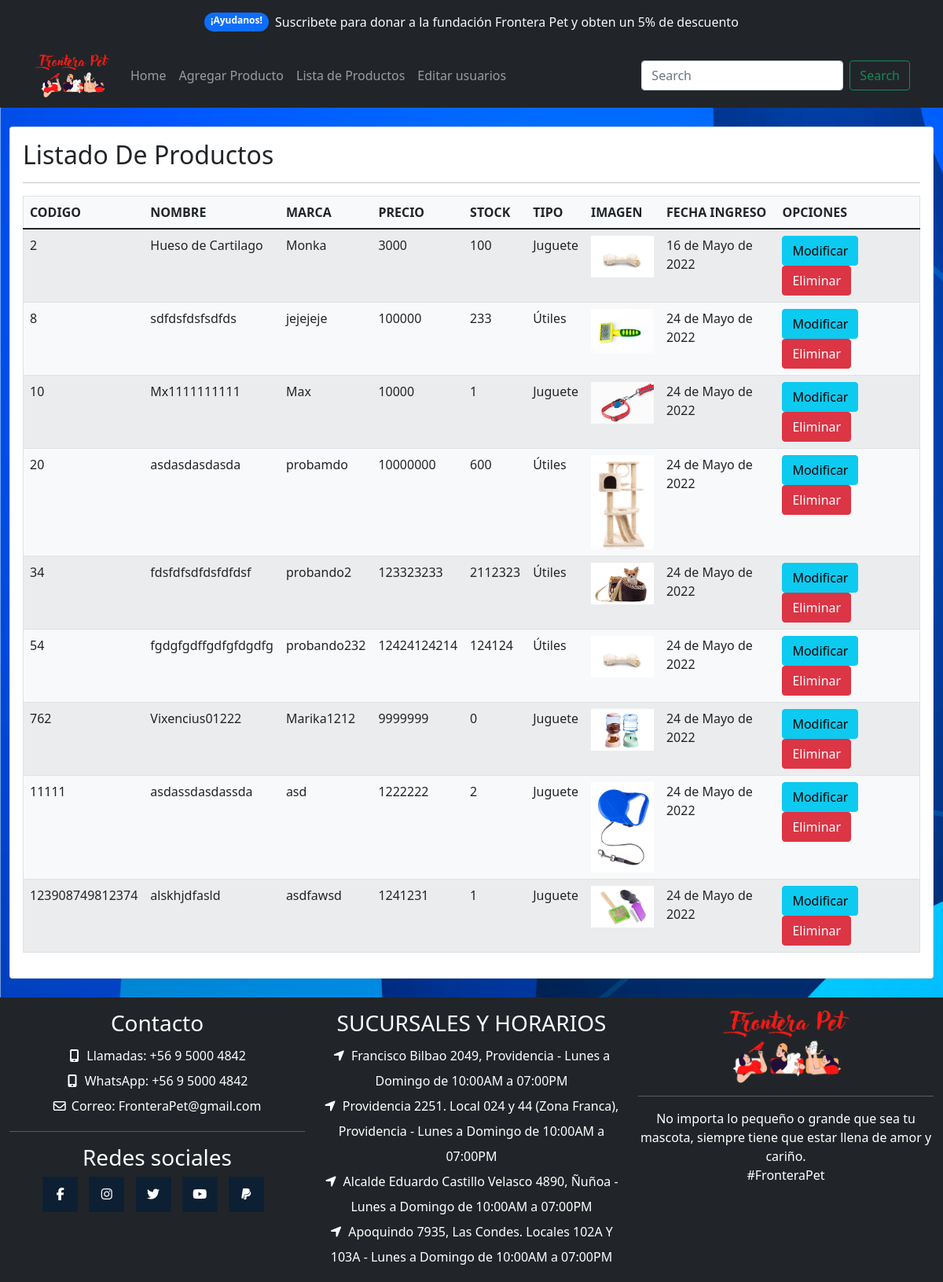
Before: /listarProductos/ (signed in) with the older database file.
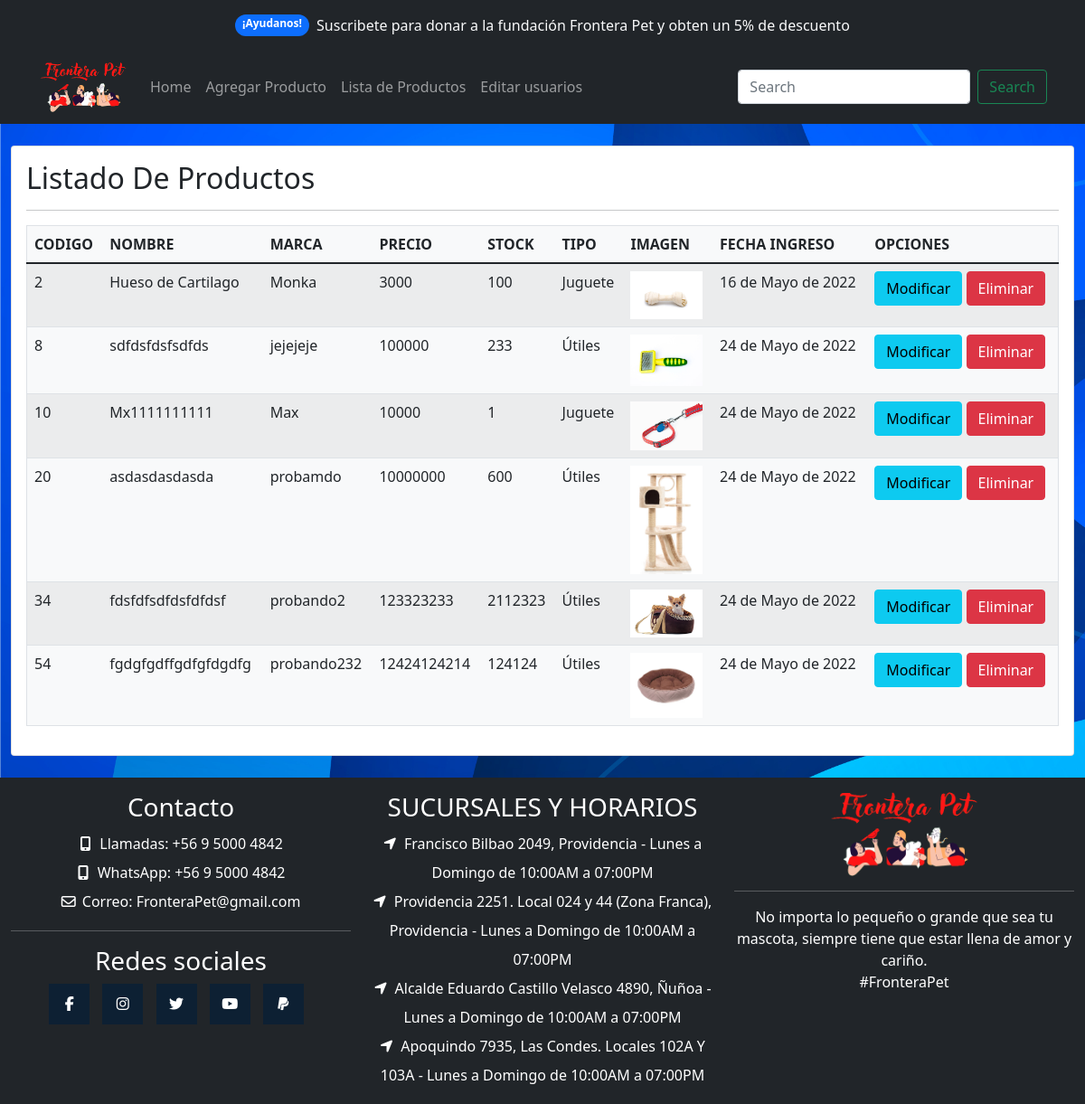
After: the same page with the newer database file.
### app/models.py (models this page shows, shortened)
class Producto(models.Model):
    codigo = models.IntegerField(null=False,primary_key=True)
    nombre = models.CharField(max_length=60)
    marca = models.CharField(max_length=60)
    precio = models.IntegerField()
    stock = models.IntegerField()
    tipo = models.ForeignKey(TipoProducto, on_delete=models.CASCADE)
    imagen = models.ImageField(upload_to="productos", null=True)
    created_at = models.DateField(auto_now_add=True)
    update_at = models.DateField(auto_now=True)
    class Meta:
        db_table = 'db_Producto'

class TipoProducto(models.Model):
    tipo = models.CharField(max_length=60)
    def __str__(self):
        return self.tipo
    class Meta:
        db_table = 'db_tipo_Producto'

### app/views.py (the view)
# urls.py: path('listarProductos/', listarProductos, name='listarProductos'),
@permission_required('app.view_producto')
def listarProductos(request):
    productosAll = Producto.objects.all()
    datos = {
        'listaProductos' : productosAll
    }
    return render(request, 'app/productos/listarProductos.html', datos)

### app/templates/app/productos/listarProductos.html (shortened to what this page needs)
{% extends 'app/base_admin.html' %}
{% load static %}
{% load humanize %}
{% block contenido %}
<section class="py-4  osahan-main-body">
    <div class="container-fluid">
        <div class="row">
            <div class="col-lg-12">
                <div class="card">
                    <div class="card-body">
                        <h2>Listado De Productos</h2>
                        <hr>
                        <table class="table table-condensed table-hover table-striped table-responsive-sm bg-light border">
                            <thead>
                                <tr>
                                    <th>CODIGO</th>
                                    <th>NOMBRE</th>
                                    <th>MARCA</th>
                                    <th>PRECIO</th>
                                    <th>STOCK</th>
                                    <th>TIPO</th>
                                    <th>IMAGEN</th>
                                    <th>FECHA INGRESO</th>
                                    <th>OPCIONES</th>
                                </tr>
                            </thead>
                            <tbody>
                                {% for aux in listaProductos %}
                                <tr>
                                    <td scope="row">{{ aux.codigo }}</td>
                                    <td>{{ aux.nombre }}</td>
                                    <td>{{ aux.marca }}</td>
                                    <td>{{ aux.precio }}</td>
                                    <td>{{ aux.stock }}</td>
                                    <td>{{ aux.tipo }}</td>
                                    {% if aux.imagen %}
                                    <td><img src="{{ aux.imagen.url }}" alt="" width="80"></td>
                                    {% endif %}
                                    <td>{{ aux.created_at }}</td>
                                    <td>
                                        <a href="{% url 'modificarProducto' aux.codigo %}" class="btn btn-info">Modificar</a>
                                        <a onclick="eliminar({{ aux.codigo }})" class="btn btn-danger">Eliminar</a>
                                    </td>
                                </tr>
                                {% endfor %}
                            </tbody>
                        </table>
                    </div>
                </div>
            </div>
        </div>
    </div>
</section>
{% endblock %}

Changed rows visible on the page:
removed Producto: codigo "762", nombre "Vixencius01222", marca "Marika1212", precio "9999999", stock "0", tipo "Juguete", imagen (picture), created_at "24 de Mayo de 2022"
removed Producto: codigo "11111", nombre "asdassdasdassda", marca "asd", precio "1222222", stock "2", tipo "Juguete", imagen (picture), created_at "24 de Mayo de 2022"
removed Producto: codigo "123908749812374", nombre "alskhjdfasld", marca "asdfawsd", precio "1241231", stock "1", tipo "Juguete", imagen (picture), created_at "24 de Mayo de 2022"
changed Producto "fgdgfgdffgdfgfdgdfg": imagen: a different picture
